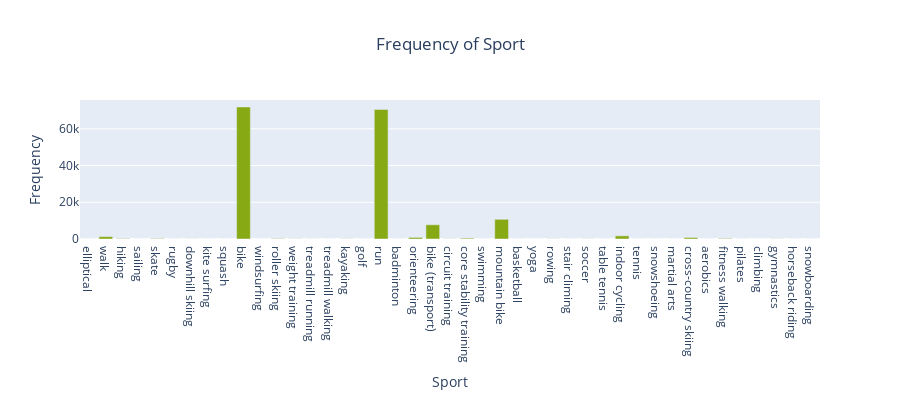

The notebook cell saved with this chart:
### Markdown cell above
### Frequency vs. Sport Type

### Code cell
colors = ['#87aa14'] * 43
fig = px.bar(df, x='sport', y='freq',
             hover_data=['hr', 'miles'],
             labels={'sport':'Sport', 'freq':'Frequency'}, height=400,
             title={'text':'Frequency of Sport', 'xanchor':'center', 'x':0.5})

fig.update_traces(marker = {'color':'#87aa14'}, hoverlabel = dict(font=dict(color='white')))
plotly.offline.plot(fig, filename='Freq_Sport.html')


fig.show()

### Figure 1 — Plotly figure (JSON) as saved in the notebook; plotly's stock layout.template omitted (floating-point values rounded to 4 significant figures)
{"data": [{"alignmentgroup": "True", "customdata": [[132.0, 1.762], [102.6, 3.669], [110.9, 5.941], [163.9, 13.39], [120.7, 13.79], [145.3, 3.66], [85.42, 13.66], [152.4, 24.21], [145.0, 3.084], [133.4, 25.66], [132.5, 33.08], [129.9, 11.06], [111.1, 0.8037], [145.5, 0.6023], [186.6, 0.008988], [122.5, 5.558], [91.38, 2.585], [147.1, 7.498], [140.2, 0.8634], [147.3, 5.589], [126.7, 12.97], [120.6, 1.336], [129.3, 8.086], [122.4, 1.598], [135.5, 19.71], [126.7, 2.533], [87.13, 0.9109], [133.9, 5.911], [124.5, 2.918], [145.0, 2.014], [87.81, 2.876], [133.2, 2.601], [129.2, 1.193], [125.6, 3.462], [109.0, 0.7959], [137.6, 11.2], [145.9, 0.7966], [116.5, 5.208], [96.29, 0.598], [134.8, 2.128], [105.3, 0.1159], [141.0, 6.838], [101.1, 10.14]], "hoverlabel": {"font": {"color": "white"}, "namelength": 0}, "hovertemplate": "Sport=%{x}<br>Frequency=%{y}<br>hr=%{customdata[0]}<br>miles=%{customdata[1]}", "legendgroup": "", "marker": {"color": "#87aa14"}, "name": "", "offsetgroup": "", "orientation": "v", "showlegend": false, "textposition": "auto", "type": "bar", "x": ["elliptical", "walk", "hiking", "sailing", "skate", "rugby", "downhill skiing", "kite surfing", "squash", "bike", "windsurfing", "roller skiing", "weight training", "treadmill running", "treadmill walking", "kayaking", "golf", "run", "badminton", "orienteering", "bike (transport)", "circuit training", "core stability training", "swimming", "mountain bike", "basketball", "yoga", "rowing", "stair climing", "soccer", "table tennis", "indoor cycling", "tennis", "snowshoeing", "martial arts", "cross-country skiing", "aerobics", "fitness walking", "pilates", "climbing", "gymnastics", "horseback riding", "snowboarding"], "xaxis": "x", "y": [10, 1289, 237, 1, 271, 3, 48, 1, 1, 71915, 1, 238, 74, 28, 1, 92, 12, 70591, 10, 867, 7757, 89, 448, 14, 10722, 8, 1, 71, 3, 51, 4, 1725, 8, 16, 1, 789, 7, 292, 3, 5, 66, 10, 3], "yaxis": "y"}], "layout": {"barmode": "relative", "height": 400, "legend": {"tracegroupgap": 0}, "title": {"text": "Frequency of Sport", "x": 0.5, "xanchor": "center"}, "xaxis": {"anchor": "y", "domain": [0, 1], "title": {"text": "Sport"}}, "yaxis": {"anchor": "x", "domain": [0, 1], "title": {"text": "Frequency"}}}}
